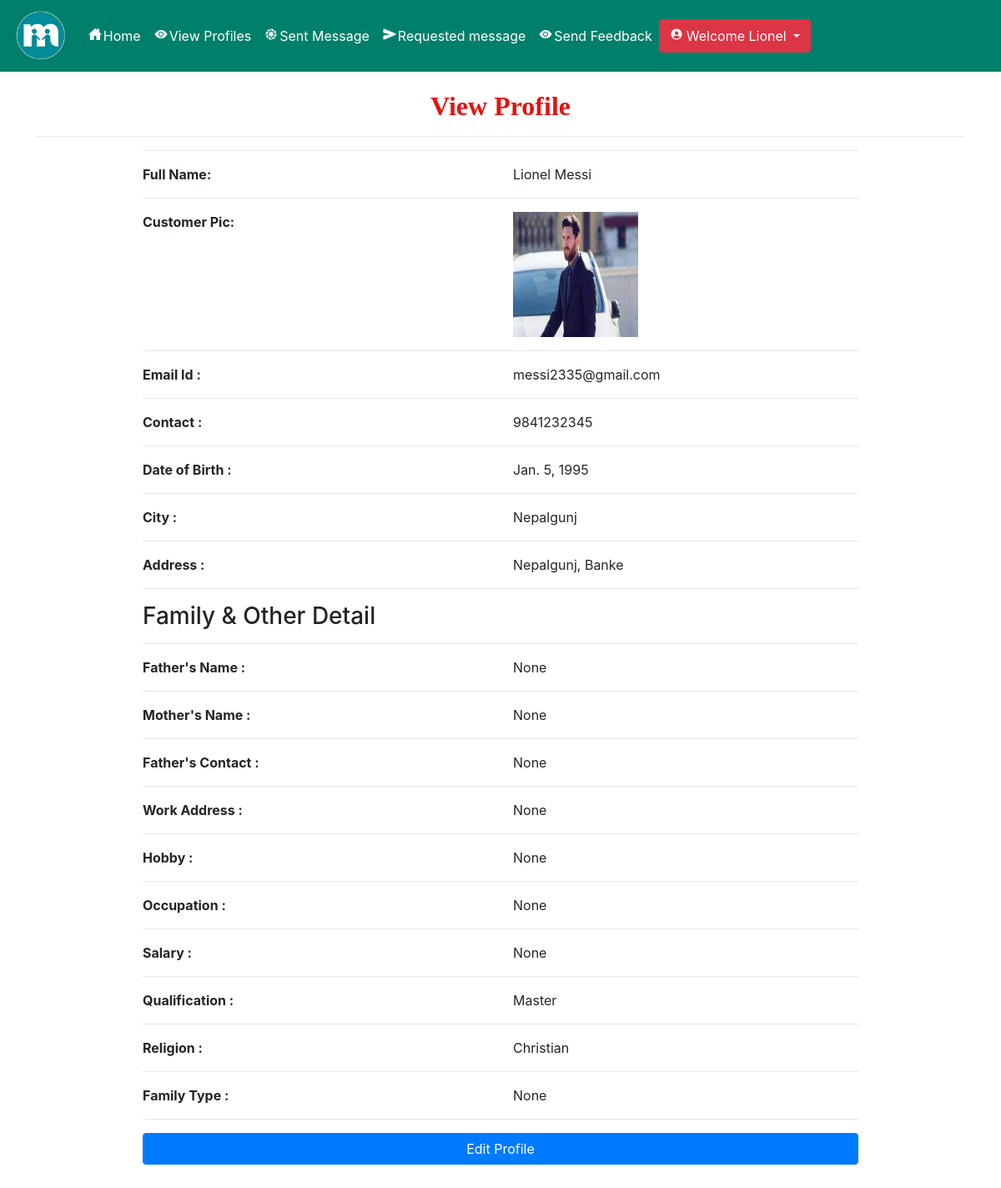
Screenshot of /profile (signed in) with the database file from the repository.
### wedding/models.py (models this page shows, shortened)
class Profile(models.Model):
    signup = models.ForeignKey(Signup, on_delete=models.CASCADE, null=True)
    f_name = models.CharField(max_length=100,null=True)
    m_name = models.CharField(max_length=100,null=True)
    religion = models.ForeignKey(Religion,on_delete=models.CASCADE,null=True)
    f_contact = models.CharField(max_length=10,null=True)
    qualification = models.CharField(max_length=50,null=True)
    salary = models.IntegerField(null=True)
    age = models.IntegerField(null=True)
    family_type = models.CharField(max_length=50,null=True)
    hobby = models.CharField(max_length=100,null=True)
    occupation = models.CharField(max_length=100,null=True)
    work_address = models.CharField(max_length=100,null=True)

class Signup(models.Model):
    user = models.ForeignKey(User, on_delete=models.CASCADE, null=True)
    status=models.ForeignKey(Status,on_delete=models.CASCADE,null=True)
    gen = models.CharField(max_length=10,null=True)
    dob = models.DateField(null=True)
    city = models.CharField(max_length=30, null=True)
    address = models.CharField(max_length=50, null=True)
    contact = models.CharField(max_length=10, null=True)
    image = models.FileField(null=True)

class Religion(models.Model):
    religion = models.CharField(max_length=50,null=True)

### wedding/views.py (the view)
# urls.py: path('profile',profile,name="profile"),
def profile(request):
    if not request.user.is_authenticated:
        return redirect('login_user')
    user = User.objects.get(id=request.user.id)
    sign = Signup.objects.get(user=user)
    pro = Profile.objects.get(signup=sign)
    d = {'pro': pro}
    return render(request,'profile.html',d)

### wedding/templates/profile.html (shortened to what this page needs)
{% extends 'navigation.html' %}
{% load static %}
{% block body %}
<div class="container">
    <h2 style = "font-family : 'Monotype Corsiva' ; color : #E6120E ; font-weight : bold;margin-top:2%" align="center">View Profile</h2><hr>
<div  class="container-fluid" style="width:80%;margin-bottom:5%">
    <hr><div class="row">
        <div class="col-md-6">
            <strong>Full Name:</strong>
        </div>
        <div class="col-md-6">
            {{pro.signup.user.first_name}} {{pro.signup.user.last_name}}
        </div>
    </div><hr>
     <div class="row">
        <div class="col-md-6">
            <strong>Customer Pic:</strong>
        </div>
        <div class="col-md-6">
           <img src="{{pro.signup.image.url}}" style="width:150px;height:150px">
        </div>
    </div><hr>
    <div class="row">
        <div class="col-md-6">
            <strong>Email Id :</strong>
        </div>
        <div class="col-md-6">
            {{pro.signup.user.email}}
        </div>
    </div><hr>
     <div class="row">
        <div class="col-md-6">
            <strong>Contact :</strong>
        </div>
        <div class="col-md-6">
            {{pro.signup.contact}}
        </div>
     </div><hr>
    <div class="row">
        <div class="col-md-6">
            <strong>Date of Birth :</strong>
        </div>
        <div class="col-md-6">
            {{pro.signup.dob}}
        </div>
    </div><hr>
     <div class="row">
        <div class="col-md-6">
            <strong>City :</strong>
        </div>
        <div class="col-md-6">
            {{pro.signup.city}}
        </div>
     </div><hr><div class="row">
        <div class="col-md-6">
            <strong>Address :</strong>
        </div>
        <div class="col-md-6">
            {{pro.signup.address}}
        </div>
    </div><hr>
    <h3>Family & Other Detail</h3><hr>
    <div class="row">
        <div class="col-md-6">
            <strong>Father's Name :</strong>
        </div>
        <div class="col-md-6">
            {{pro.f_name}}
        </div>
     </div><hr><div class="row">
        <div class="col-md-6">
            <strong>Mother's Name :</strong>
        </div>
        <div class="col-md-6">
            {{pro.m_name}}
        </div>
    </div><hr><div class="row">
        <div class="col-md-6">
            <strong>Father's Contact :</strong>
        </div>
        <div class="col-md-6">
            {{pro.f_contact}}
        </div>
     </div><hr><div class="row">
        <div class="col-md-6">
            <strong>Work Address :</strong>
        </div>
        <div class="col-md-6">
            {{pro.work_address}}
        </div>
    </div><hr><div class="row">
        <div class="col-md-6">
            <strong>Hobby :</strong>
        </div>
        <div class="col-md-6">
            {{pro.hobby}}
        </div>
     </div><hr><div class="row">
        <div class="col-md-6">
            <strong>Occupation :</strong>
        </div>
        <div class="col-md-6">
            {{pro.occupation}}
        </div>
    </div><hr><div class="row">
        <div class="col-md-6">
            <strong>Salary :</strong>
        </div>
        <div class="col-md-6">
            {{pro.salary}}
        </div>
     </div><hr><div class="row">
        <div class="col-md-6">
            <strong>Qualification :</strong>
        </div>
        <div class="col-md-6">
            {{pro.qualification}}
        </div>
    </div><hr><div class="row">
        <div class="col-md-6">
            <strong>Religion :</strong>
        </div>
        <div class="col-md-6">
            {{pro.religion.religion}}
        </div>
     </div><hr><div class="row">
        <div class="col-md-6">
            <strong>Family Type :</strong>
        </div>
        <div class="col-md-6">
            {{pro.family_type}}
        </div>
    </div><hr>
{% if request.user.is_staff %}
        {% else %}
    <a href="{% url 'edit_profile' %}"><button class="mybtnone btn btn-primary" style="width:100%;margin-bottom:5%">Edit Profile</button></a>
{% endif %}
</div>
</div>
{% endblock %}

### wedding/templates/navigation.html (shortened to what this page needs)
<!DOCTYPE html>
<html lang="en">
<head>
    {% load static %}
     <link rel="stylesheet" href="https://maxcdn.bootstrapcdn.com/bootstrap/4.0.0/css/bootstrap.min.css">
  <link rel = stylesheet href = "//cdn.datatables.net/1.10.19/css/jquery.dataTables.min.css">
<link rel="stylesheet" href="https://cdnjs.cloudflare.com/ajax/libs/font-awesome/4.7.0/css/font-awesome.min.css">
</head>
<body style="background-color:white">
{% url 'admin_home' as admin_home %}
{% url 'requested_user' as requested_user %}
{% url 'view_user' as requested_user %}
<nav class="navbar navbar-expand-sm" style="background-color:#00806a">
  <a class="navbar-brand" href="#" style="color:lime"><img src="/static/logo.png" height="60"/></a>
  <ul class="navbar-nav">
    {% if request.user.username %}
    {% if not request.user.is_staff %}
    <li class="nav-item">
      <a class="nav-link" href="{% url 'home' %}" style="color:white"><ion-icon style="margin-right:2px" name="home-sharp"></ion-icon>Home</a>
    </li>
    <li class="nav-item">
      <a class="nav-link" href="{% url 'view_customer' %}" style="color:white"><ion-icon style="margin-right:2px" name="eye"></ion-icon>View Profiles</a>
    </li>
    <li class="nav-item">
      <a class="nav-link" href="{% url 'sent_message' %}" style="color:white"><ion-icon style="margin-right:2px" name="aperture"></ion-icon>Sent Message</a>
    </li>
    <li class="nav-item">
      <a class="nav-link" href="{% url 'view_request_message' %}" style="color:white"><ion-icon style="margin-right:2px" name="send"></ion-icon>Requested message</a>
    </li>
    <li class="nav-item">
      <a class="nav-link" href="{% url 'send_feedback' request.user.id %}" style="color:white"><ion-icon style="margin-right:2px" name="eye"></ion-icon>Send Feedback</a>
    </li>
    {% endif %}
    {% endif %}
    {% if request.user.is_authenticated %}
      <div class="btn-group">
  <button type="button" class="btn btn-danger dropdown-toggle" data-toggle="dropdown" aria-haspopup="true" aria-expanded="false">
    <ion-icon style="margin-right:4px;color:white" name="person-circle-sharp"></ion-icon>Welcome {{request.user.username}}
  </button>
</div>
        {% else %}
    <li class="nav-item">
      <a class="nav-link" href="{% url 'login_user' %}" style="color:white;text-align:right"><ion-icon style="margin-right:2px" name="log-in-sharp"></ion-icon>Login</a>
    </li>
    {% endif %}
    </ul>
</nav>
{% block body %}
{% endblock %}
</body></html>

### wedding/templates/navigation.html (style rules this page uses)
* { box-sizing: border-box; }

### rows the page displays
Profile: signup.user.first_name "Lionel", signup.user.last_name "Messi", signup.image (picture), signup.user.email "messi2335@gmail.com", signup.contact "9841232345", signup.dob "Jan. 5, 1995", signup.city "Nepalgunj", signup.address "Nepalgunj, Banke", f_name "None", m_name "None", f_contact "None", work_address "None", hobby "None", occupation "None", salary "None", qualification "Master", religion.religion "Christian", family_type "None"

### other values shown
{{ request.user.username }} "Lionel"
